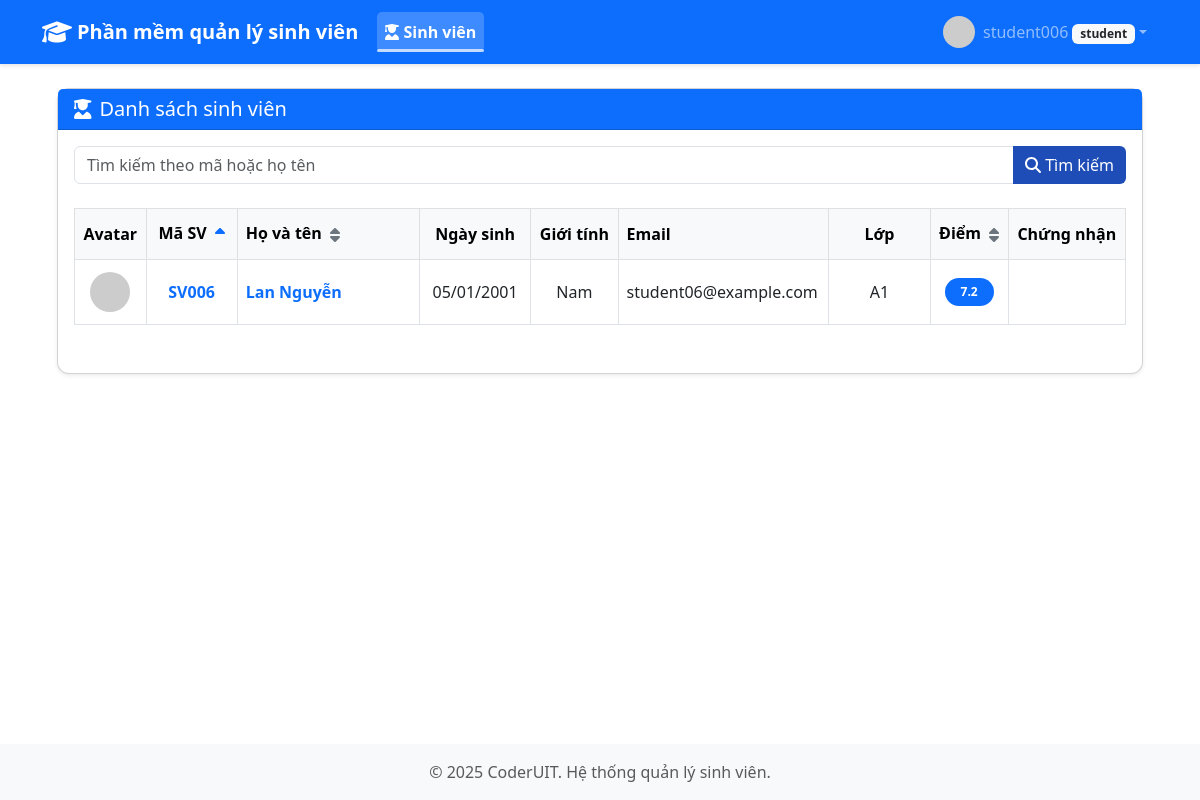
Page /students/list (signed in) on the earlier database version.
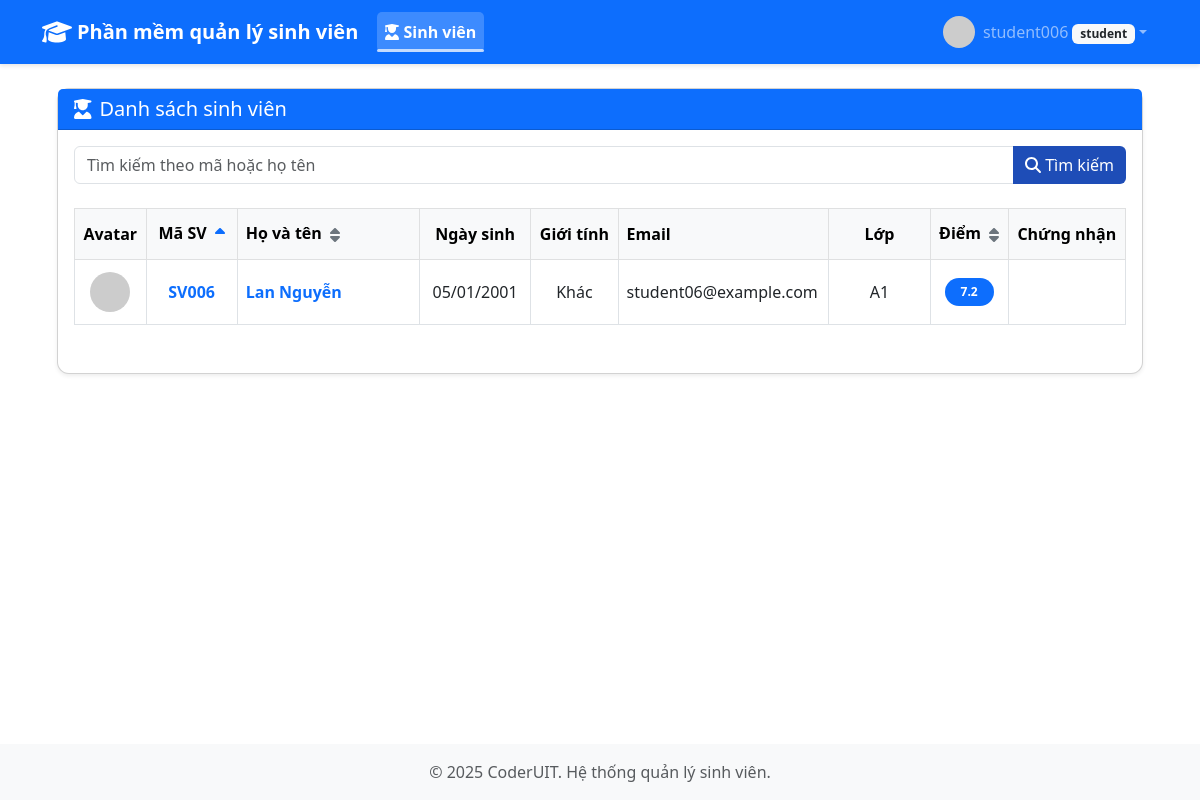
Same page on the later database version.
### app/models.py (models this page shows, shortened)
class User(db.Model, UserMixin):
    id = db.Column(db.Integer, primary_key=True)
    username = db.Column(db.String(64), unique=True, nullable=False)
    password_hash = db.Column(db.String(128), nullable=False)
    role = db.Column(db.String(20), nullable=False)
    email = db.Column(db.String(100), unique=True)
    fullname = db.Column(db.String(100))
    phone = db.Column(db.String(20))
    birthdate = db.Column(db.Date)
    gender = db.Column(db.String(10))
    avatar = db.Column(db.String(255))
    teacher_code = db.Column(db.String(20), unique=True)
    student_code = db.Column(db.String(20), unique=True)
    class_id = db.Column(db.Integer, db.ForeignKey('class.id'))
    score = db.Column(db.Float)
    updated_at = db.Column(db.DateTime, default=datetime.utcnow, onupdate=datetime.utcnow)
    reset_password_token = db.Column(db.String(128))
    reset_password_expires = db.Column(db.DateTime)
    classes = db.relationship('Class', secondary=teacher_class, backref='teachers')

class Class(db.Model):
    id = db.Column(db.Integer, primary_key=True)
    name = db.Column(db.String(50), unique=True, nullable=False)
    students = db.relationship('User', backref='class_', lazy=True, foreign_keys='User.class_id')

### app/students/routes.py (the view)
@students_bp.route('/')
@students_bp.route('/list')
@login_required
def student_list():
    search = request.args.get('search', '')
    sort_by = request.args.get('sort_by', 'student_code')
    sort_order = request.args.get('sort_order', 'asc')
    page = int(request.args.get('page', 1))
    per_page = 15
    students = get_filterable_students(search)
    if sort_by == 'student_code':
        students = sorted(students, key=lambda x: x.student_code, reverse=(sort_order == 'desc'))
    elif sort_by == 'fullname':
        students = sorted(students, key=lambda x: x.fullname, reverse=(sort_order == 'desc'))
    elif sort_by == 'class_name':
        students = sorted(students, key=lambda x: x.class_.name if x.class_ else '', reverse=(sort_order == 'desc'))
    elif sort_by == 'score':
        students = sorted(students, key=lambda x: x.score if x.score is not None else -1, reverse=(sort_order == 'desc'))
    unique_classes = set(student.class_.name for student in students if student.class_)
    can_create = current_user.role in ['admin', 'teacher']
    if current_user.role == 'student':
        students = [current_user]
        total_pages = 1
        students_page = students
    else:
        total = len(students)
        total_pages = (total + per_page - 1) // per_page
        start = (page - 1) * per_page
        end = start + per_page
        students_page = students[start:end]
    return render_template('students/index.html',
                        students=students_page,
                        search=search,
                        sort_by=sort_by,
                        sort_order=sort_order,
                        unique_classes=unique_classes,
                        can_create=can_create,
                        page=page,
                        total_pages=total_pages)

### app/__init__.py (called while the page is built)
@login_manager.user_loader
def load_user(user_id):
    from app.models import User
    return User.query.get(int(user_id))

### app/students/routes.py (called while the page is built)
def get_filterable_students(search_term):
    query = User.query.filter_by(role='student')
    if search_term:
        query = query.filter(
            (User.student_code.ilike(f'%{search_term}%')) |
            (User.fullname.ilike(f'%{search_term}%'))
        )
    if current_user.role == 'teacher':
        assigned_class_ids = [c.id for c in current_user.classes]
        if assigned_class_ids:
            query = query.filter(User.class_id.in_(assigned_class_ids))
        else:
            return []
    students = query.order_by(User.student_code).all()
    return students

### app/templates/students/index.html (shortened to what the changed rows need)
{% extends 'base.html' %}
{% block content %}
<div class="container-fluid">
    <div class="row mb-4">
        <div class="col-12">
            <div class="card shadow-sm">
                <div class="card-body">
                    {% if students %}
                    <form id="deleteForm" action="{{ url_for('students.delete_students') }}" method="POST" class="mb-3">
                        <div class="table-responsive">
                            <table class="table table-hover table-bordered align-middle table-students">
                                <thead class="table-light">
                                    <tr>
                                        <th class="text-center col-avatar" style="width:60px;">Avatar</th>
                                        <th class="text-center col-student-code">Mã SV
                                            <a href="?search={{ request.args.get('search', '') }}&sort_by=student_code&sort_order={% if sort_by == 'student_code' and sort_order == 'asc' %}desc{% else %}asc{% endif %}" class="ms-1 text-secondary align-middle" style="font-size:1rem">
                                                {% if sort_by == 'student_code' and sort_order == 'asc' %}
                                                    <i class="fas fa-sort-up text-primary"></i>
                                                {% elif sort_by == 'student_code' and sort_order == 'desc' %}
                                                    <i class="fas fa-sort-down text-primary"></i>
                                                {% else %}
                                                    <i class="fas fa-sort"></i>
                                                {% endif %}
                                            </a>
                                        </th>
                                        <th class="text-start col-fullname">Họ và tên
                                            <a href="?search={{ request.args.get('search', '') }}&sort_by=fullname&sort_order={% if sort_by == 'fullname' and sort_order == 'asc' %}desc{% else %}asc{% endif %}" class="ms-1 text-secondary align-middle" style="font-size:1rem">
                                                {% if sort_by == 'fullname' and sort_order == 'asc' %}
                                                    <i class="fas fa-sort-up text-primary"></i>
                                                {% elif sort_by == 'fullname' and sort_order == 'desc' %}
                                                    <i class="fas fa-sort-down text-primary"></i>
                                                {% else %}
                                                    <i class="fas fa-sort"></i>
                                                {% endif %}
                                            </a>
                                        </th>
                                        <th class="text-center col-birthdate">Ngày sinh</th>
                                        <th class="text-center col-gender">Giới tính</th>
                                        <th class="text-start col-email">Email</th>
                                        <th class="text-center col-class">Lớp</th>
                                        <th class="text-center col-score">Điểm
                                            <a href="?search={{ request.args.get('search', '') }}&score_min={{ request.args.get('score_min', '') }}&score_max={{ request.args.get('score_max', '') }}&sort_by=score&sort_order={% if sort_by == 'score' and sort_order == 'asc' %}desc{% else %}asc{% endif %}" class="ms-1 text-secondary align-middle" style="font-size:1rem">
                                                {% if sort_by == 'score' and sort_order == 'asc' %}
                                                    <i class="fas fa-sort-up text-primary"></i>
                                                {% elif sort_by == 'score' and sort_order == 'desc' %}
                                                    <i class="fas fa-sort-down text-primary"></i>
                                                {% else %}
                                                    <i class="fas fa-sort"></i>
                                                {% endif %}
                                            </a>
                                        </th>
                                        <th class="text-center col-certificate" style="width: 110px;">Chứng nhận</th>
                                    </tr>
                                </thead>
                                <tbody>
                                    {% for student in students %}
                                    <tr>
                                        <td class="text-center col-avatar">
                                            <img src="{{ student.avatar or 'https://api.dicebear.com/7.x/adventurer/png?seed=student' }}" class="rounded-circle" width="40" height="40" alt="Avatar">
                                        </td>
                                        <td class="text-center col-student-code"><a href="{{ url_for('students.view_student', id=student.id) }}" class="student-link">{{ student.student_code }}</a></td>
                                        <td class="text-start col-fullname"><a href="{{ url_for('students.view_student', id=student.id) }}" class="student-link">{{ student.fullname }}</a></td>
                                        <td class="text-center col-birthdate">{{ student.birthdate.strftime('%d/%m/%Y') if student.birthdate else '' }}</td>
                                        <td class="text-center col-gender">{{ student.gender }}</td>
                                        <td class="text-start col-email">{{ student.email }}</td>
                                        <td class="text-center col-class">{{ student.class_.name if student.class_ else 'Chưa phân lớp' }}</td>
                                        <td class="text-center col-score font-weight-bold">
                                            <span class="badge rounded-pill px-3 py-2 {% if student.score is not none %}{% if student.score >= 8.5 %}bg-success{% elif student.score >= 7.0 %}bg-primary{% elif student.score >= 5.5 %}bg-info{% elif student.score >= 4.0 %}bg-warning{% else %}bg-danger{% endif %}{% else %}bg-secondary{% endif %}">
                                                {{ "%.1f"|format(student.score) if student.score is not none else '-' }}
                                            </span>
                                        </td>
                                        <td class="text-center col-certificate">
                                        </td>
                                    </tr>
                                    {% endfor %}
                                </tbody>
                            </table>
                        </div>
                    </form>
                    {% else %}
                    <div class="alert alert-info text-center my-4">
                        <i class="fas fa-info-circle me-2"></i>Không có sinh viên nào
                    </div>
                    {% endif %}
                </div>
            </div>
        </div>
    </div>
</div>
{% endblock %}

### app/templates/base.html (shortened to what this page needs)
<!DOCTYPE html>
<html lang="vi">
<head>
    <link href="https://cdn.jsdelivr.net/npm/bootstrap@5.3.0-alpha1/dist/css/bootstrap.min.css" rel="stylesheet">
    <link rel="stylesheet" href="https://cdnjs.cloudflare.com/ajax/libs/font-awesome/6.1.1/css/all.min.css">
    <link rel="stylesheet" href="{{ url_for('static', filename='css/styles.css') }}">
</head>
<body style="min-height: 100vh; display: flex; flex-direction: column;">
    <nav class="navbar navbar-expand-lg navbar-dark bg-primary">
        <div class="container d-flex align-items-center justify-content-between">
            <span class="navbar-brand mb-0 d-flex align-items-center">
                <i class="fas fa-graduation-cap logo-icon"></i> Phần mềm quản lý sinh viên
            </span>
            <div class="collapse navbar-collapse" id="navbarNav">
                <ul class="navbar-nav">
                    {% if current_user.is_authenticated %}
                    {% if current_user.role == 'student' %}
                        <li class="nav-item">
                            <a class="nav-link {% if request.path.startswith('/students') %}active{% endif %}" href="{{ url_for('students.student_list') }}">
                                <i class="fas fa-user-graduate"></i> Sinh viên
                            </a>
                        </li>
                    {% endif %}
                    {% endif %}
                </ul>
                <ul class="navbar-nav ms-auto">
                    {% if current_user.is_authenticated %}
                    <li class="nav-item dropdown">
                        <a class="nav-link dropdown-toggle d-flex align-items-center" href="#" id="userDropdown" role="button" data-bs-toggle="dropdown" aria-expanded="false">
                            <div class="user-avatar overflow-hidden me-2">
                                {% if current_user.avatar %}
                                    <img src="{{ current_user.avatar }}" alt="avatar" style="width:32px;height:32px;object-fit:cover;border-radius:50%;">
                                {% else %}
                                    <i class="fas fa-user fa-lg"></i>
                                {% endif %}
                            </div>
                            <span>{{ current_user.username }} <small class="badge bg-light text-dark">{{ current_user.role }}</small></span>
                        </a>
                    </li>
                    {% else %}
                    <li class="nav-item">
                        <a class="nav-link" href="{{ url_for('auth.login') }}">
                            <i class="fas fa-sign-in-alt"></i> Đăng nhập
                        </a>
                    </li>
                    {% endif %}
                </ul>
            </div>
        </div>
    </nav>
    <div class="custom-container mt-4 main-content" style="flex:1;">
        {% block content %}{% endblock %}
    </div>
    <footer class="footer mt-auto py-3 bg-light text-center" style="margin-top: 48px;">
        <div class="container">
            <span class="text-muted">&copy; 2025 CoderUIT. Hệ thống quản lý sinh viên.</span>
        </div>
    </footer>
</body>
</html>

Differences in the rows shown:
changed User "SV006": gender "Nam" → "Khác"
